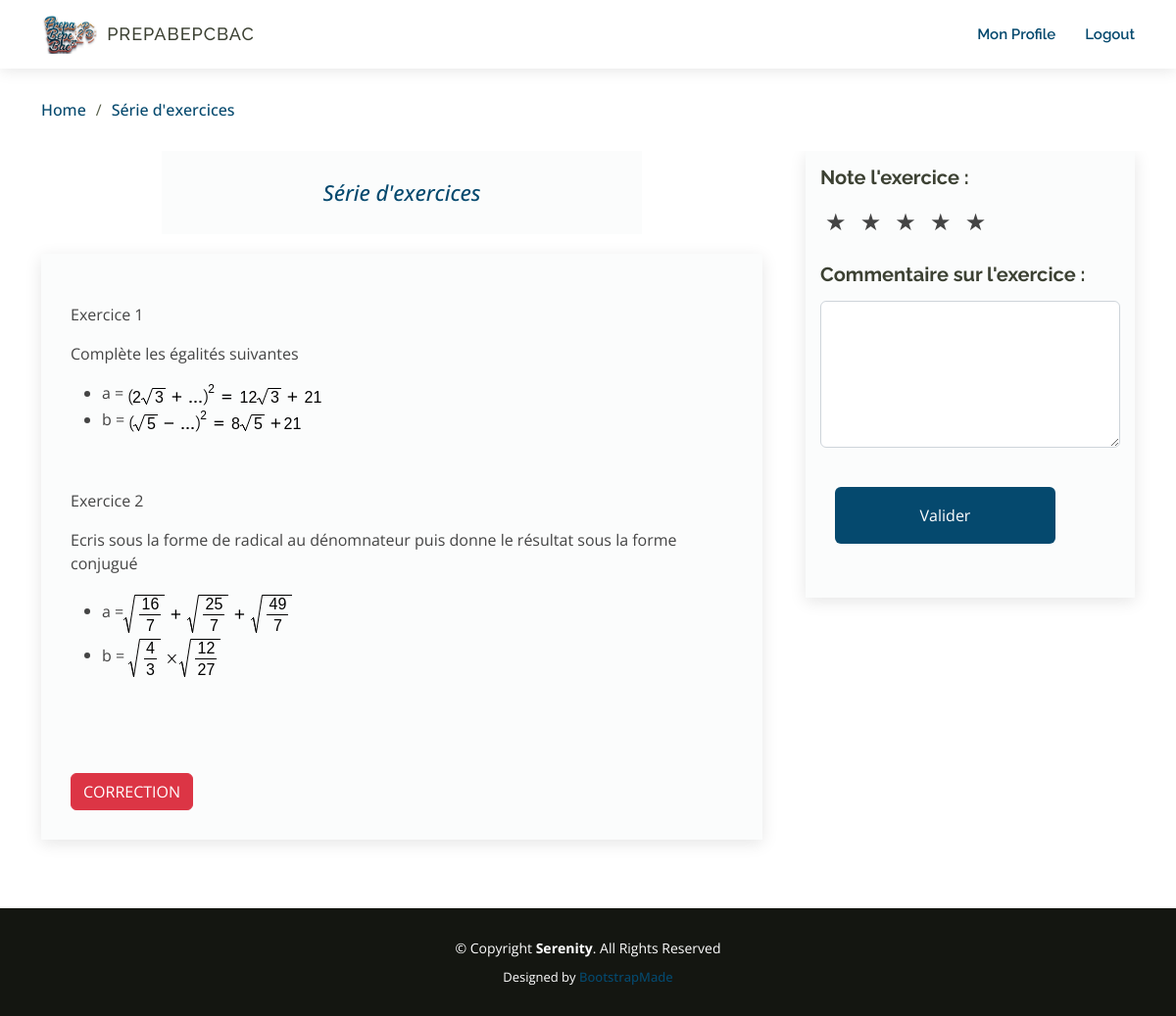
The page /math_3eme/exercices/geometrie.php?id=1 (signed in) on the database its author committed.
### tables this page shows
CREATE TABLE `anal_3eme` (
  `id_ana` int(11) NOT NULL,
  `lecon` varchar(100) NOT NULL,
  `titre` varchar(100) NOT NULL,
  `descr` varchar(200) NOT NULL,
  `tipe` varchar(50) NOT NULL,
  `exercice` longtext NOT NULL,
  `correction` longtext NOT NULL,
  `date_post` timestamp NOT NULL DEFAULT current_timestamp() ON UPDATE current_timestamp(),
  `id_prof` int(11) NOT NULL
);

### math_3eme/exercices/geometrie.php (the view, shortened to what this page needs)
<?php
include('../../connect.php');
?>
<!DOCTYPE html>
<html lang="en">
<head>
    <link rel="stylesheet" href="https://cdn.jsdelivr.net/npm/bootstrap@4.6.2/dist/css/bootstrap.min.css">
  <link href="../../assets/vendor/aos/aos.css" rel="stylesheet">
  <link href="../../assets/vendor/bootstrap/css/bootstrap.min.css" rel="stylesheet">
  <link href="../../assets/vendor/bootstrap-icons/bootstrap-icons.css" rel="stylesheet">
  <link href="../../assets/vendor/boxicons/css/boxicons.min.css" rel="stylesheet">
  <link href="../../assets/vendor/glightbox/css/glightbox.min.css" rel="stylesheet">
  <link href="../../assets/vendor/swiper/swiper-bundle.min.css" rel="stylesheet">
  <link href="../../assets/css/style.css" rel="stylesheet">
</head>
<body>
  <?php include ('header.php') ?>
  <main id="main">
  <?php
          if(isset($_GET['id'])){
              if (is_numeric($_GET['id'])) {
              $pre =(int)$_GET['id'];
          $req = mysqli_query($conn,"SELECT * FROM `anal_3eme` WHERE id_ana = $pre ");
          $count1 = mysqli_num_rows($req);
          if ($count1 == 1) {
          while($row = mysqli_fetch_assoc($req)){
          ?>
    <section id="breadcrumbs" class="breadcrumbs">
      <div class="container">
        <ol>
          <li><a href="../index.php">Home</a></li>
          <li><a href="g_applications_affines.php?id=<?= $row['id_ana']?>"><?= $row['titre']; ?></a></li>
        </ol>
      </div>
    </section>
    <section id="blog" class="blog">
      <div class="container" data-aos="fade-up">
        <div class="row">
          <div class="col-lg-8 col-12 entries">
            <blockquote class="col-md-8" style="margin: auto; padding: 25px;">
              <p>
                <?= $row['titre']; ?>
              </p>
            </blockquote>
            <article class="entry entry-single" style="margin-top: 20px;background-color: #f6f7f870;">
              <div class="entry-content">
                <p>
                  <?= $row['exercice']?>
                </p>
                <button type="button" class="btn btn-danger" style=" color:#ffff;" data-toggle="collapse" data-target="#demo">
                CORRECTION
                </button>
              </div>
            </article>
          </div>
          <div class="col-lg-4 col-12">
            <div class="sidebar" style="background-color:#f6f7f870;">
              <form id="feedbackForm" action="" method="post">
                <div class="etoile">
                  <h3 class="sidebar-title">Note l'exercice :</h3>
                  <div class="rating">
                    <label for="star5"></label>
                    <label for="star4"></label>
                    <label for="star3"></label>
                    <label for="star2"></label>
                    <label for="star1"></label>
                  </div>
                </div>
                <div class="comm">
                  <h3 class="sidebar-title">Commentaire sur l'exercice :</h3>
                  <div class="form-floating">
                    <textarea class="form-control"  style="height:150px;"  name="comment" id="comment" ></textarea>
                  </div>
                  <br>
                  <div class="col-10 text-center">
                      <button  class="btn w-100 py-3" style="background-color:#05496E; color:#fff"  type="submit" id="valide">Valider</button>
                  </div>
                </div>
                <br>
              </form>
            </div>
          </div>
        </div>
      </div>
      <?php
              }
            } else {
              header('location:../../erreur1.php');
             }
          } else {
              header('location:../../erreur2.php');
              }
              }
              ?>
    </section>
  </main>
  <?php include ('../../footer.php'); ?>
</body>
</html>

### assets/css/style.css (style rules this page uses)
.blog .sidebar { padding: 15px; margin: 0 0 60px 20px; box-shadow: 0 4px 16px rgba(0, 0, 0, 0.1); }
.blog .sidebar .sidebar-title { font-size: 20px; font-weight: 700; padding: 0 0 0 0; margin: 0 0 15px 0; color: #3c4133; position: relative; }
body { font-family: "Open Sans", sans-serif; color: #444444; }
a { color: #05496E; text-decoration: none; font-weight: 500; }
h1, h2, h3, h4, h5, h6 { font-family: "Raleway", sans-serif; }
#main { margin-top: 70px; z-index: 3; position: relative; }
section { padding-bottom: 60px; overflow: hidden; }
.breadcrumbs { padding: 0; }
.breadcrumbs ol { display: flex; flex-wrap: wrap; list-style: none; padding: 0; margin: 30px 0; }
.breadcrumbs ol li+li { padding-left: 10px; }
.breadcrumbs ol li+li::before { display: inline-block; padding-right: 10px; color: #565e49; content: "/"; }
.blog { padding: 0 0 40px 0; }
.blog .entry { padding: 30px; margin-bottom: 60px; box-shadow: 0 4px 16px rgba(0, 0, 0, 0.1); }
.blog .entry .entry-content { padding: 0; }
.blog .entry .entry-content p { line-height: 24px; }
.blog .entries blockquote { overflow: hidden; background-color: #f6f7f870; padding: 60px; position: relative; text-align: center; margin: 20px 0; }
.blog .entries blockquote p { color: #05496E; font-weight: 800; line-height: 1.6; margin-bottom: 0; font-style: italic; font-weight: 500; font-size: 22px; }
.blog .entry-single { margin-bottom: 30px; }

### math_3eme/exercices/geometrie.php (style rules this page uses)
.rating { display: inline-block; unicode-bidi: bidi-override; direction: rtl; }
.rating > label:before { content: '\2605'; margin: 5px; font-size: 24px; }

### rows shown on the page
anal_3eme: titre "Série d'exercices", exercice "Exercice 1 Complète les égalités suivantes a = b = Exercice 2 Ecris sous la forme de radical au dénomnateur puis donne le résultat sous la forme conjugué a = b =", exercice (picture)
